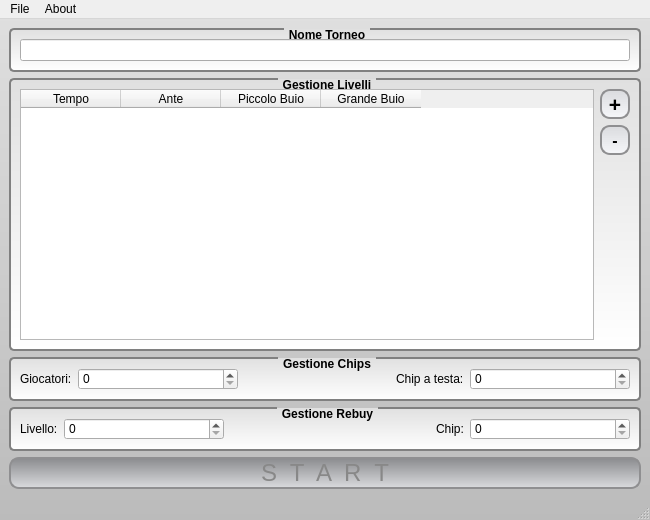
<?xml version="1.0" encoding="UTF-8"?>
<ui version="4.0">
 <class>MainWindow</class>
 <widget class="QMainWindow" name="MainWindow">
  <property name="geometry">
   <rect>
    <x>0</x>
    <y>0</y>
    <width>650</width>
    <height>520</height>
   </rect>
  </property>
  <property name="minimumSize">
   <size>
    <width>650</width>
    <height>520</height>
   </size>
  </property>
  <property name="windowTitle">
   <string>Poker Tournament Manager - by Kost</string>
  </property>
  <property name="styleSheet">
   <string notr="true">#MainWindow {
    background-color: qlineargradient(x1: 0, y1: 0, x2: 0, y2: 1, stop: 0 #E0E0E0, stop: 1 #BBB);
}
QGroupBox {
    background-color: qlineargradient(x1: 0, y1: 0, x2: 0, y2: 1, stop: 0 #E0E0E0, stop: 1 #FFFFFF);
    border: 2px solid gray;
    border-radius: 5px;
    margin-top: 1ex;
	font-weight: bold;
}
QGroupBox::title {
    subcontrol-origin: margin;
    subcontrol-position: top center;
    padding: 0 3px;
    background-color: qlineargradient(x1: 0, y1: 0, x2: 0, y2: 1, stop: 0 #FFOECE, stop: 1 #FFFFFF);
}
QPushButton {
    border: 2px solid #8f8f91;
    border-radius: 10px;
    background-color: qlineargradient(x1: 0, y1: 0, x2: 0, y2: 1, stop: 0 #8a8b8e, stop: 1 #dadbde);
    color: #888;
}
QPushButton:enabled {
    background-color: qlineargradient(x1: 0, y1: 0, x2: 0, y2: 1, stop: 0 #dadbde, stop: 1 #f6f7fa);
    color: #000;
}
</string>
  </property>
  <widget class="QWidget" name="centralwidget">
   <layout class="QVBoxLayout" name="verticalLayout_2">
    <item>
     <widget class="QGroupBox" name="groupBox">
      <property name="title">
       <string>Nome Torneo</string>
      </property>
      <layout class="QHBoxLayout" name="horizontalLayout">
       <item>
        <widget class="QLineEdit" name="tourneyName"/>
       </item>
      </layout>
     </widget>
    </item>
    <item>
     <widget class="QGroupBox" name="groupBox_2">
      <property name="title">
       <string>Gestione Livelli</string>
      </property>
      <layout class="QHBoxLayout" name="horizontalLayout_2">
       <item>
        <widget class="QTableWidget" name="tableLevels">
         <property name="minimumSize">
          <size>
           <width>500</width>
           <height>0</height>
          </size>
         </property>
         <column>
          <property name="text">
           <string>Tempo</string>
          </property>
         </column>
         <column>
          <property name="text">
           <string>Ante</string>
          </property>
         </column>
         <column>
          <property name="text">
           <string>Piccolo Buio</string>
          </property>
         </column>
         <column>
          <property name="text">
           <string>Grande Buio</string>
          </property>
         </column>
        </widget>
       </item>
       <item>
        <layout class="QVBoxLayout" name="verticalLayout">
         <item>
          <widget class="QPushButton" name="addLevel">
           <property name="minimumSize">
            <size>
             <width>30</width>
             <height>30</height>
            </size>
           </property>
           <property name="maximumSize">
            <size>
             <width>30</width>
             <height>30</height>
            </size>
           </property>
           <property name="font">
            <font>
             <pointsize>16</pointsize>
             <weight>75</weight>
             <bold>true</bold>
            </font>
           </property>
           <property name="text">
            <string>+</string>
           </property>
          </widget>
         </item>
         <item>
          <widget class="QPushButton" name="remLevel">
           <property name="minimumSize">
            <size>
             <width>30</width>
             <height>30</height>
            </size>
           </property>
           <property name="maximumSize">
            <size>
             <width>30</width>
             <height>30</height>
            </size>
           </property>
           <property name="font">
            <font>
             <pointsize>12</pointsize>
             <weight>75</weight>
             <bold>true</bold>
            </font>
           </property>
           <property name="text">
            <string>-</string>
           </property>
          </widget>
         </item>
         <item>
          <spacer name="verticalSpacer">
           <property name="orientation">
            <enum>Qt::Vertical</enum>
           </property>
           <property name="sizeHint" stdset="0">
            <size>
             <width>20</width>
             <height>40</height>
            </size>
           </property>
          </spacer>
         </item>
        </layout>
       </item>
      </layout>
     </widget>
    </item>
    <item>
     <widget class="QGroupBox" name="groupBox_3">
      <property name="title">
       <string>Gestione Chips</string>
      </property>
      <layout class="QHBoxLayout" name="horizontalLayout_3">
       <item>
        <widget class="QLabel" name="label">
         <property name="text">
          <string>Giocatori:</string>
         </property>
         <property name="buddy">
          <cstring>spinGiocatori</cstring>
         </property>
        </widget>
       </item>
       <item>
        <widget class="QSpinBox" name="spinGiocatori">
         <property name="minimumSize">
          <size>
           <width>160</width>
           <height>0</height>
          </size>
         </property>
         <property name="maximum">
          <number>10000</number>
         </property>
        </widget>
       </item>
       <item>
        <spacer name="horizontalSpacer">
         <property name="orientation">
          <enum>Qt::Horizontal</enum>
         </property>
         <property name="sizeHint" stdset="0">
          <size>
           <width>40</width>
           <height>20</height>
          </size>
         </property>
        </spacer>
       </item>
       <item>
        <widget class="QLabel" name="label_2">
         <property name="text">
          <string>Chip a testa:</string>
         </property>
         <property name="buddy">
          <cstring>spinChips</cstring>
         </property>
        </widget>
       </item>
       <item>
        <widget class="QSpinBox" name="spinChips">
         <property name="minimumSize">
          <size>
           <width>160</width>
           <height>0</height>
          </size>
         </property>
         <property name="maximum">
          <number>10000000</number>
         </property>
        </widget>
       </item>
      </layout>
     </widget>
    </item>
    <item>
     <widget class="QGroupBox" name="groupBox_4">
      <property name="title">
       <string>Gestione Rebuy</string>
      </property>
      <layout class="QHBoxLayout" name="horizontalLayout_4">
       <item>
        <widget class="QLabel" name="label_3">
         <property name="text">
          <string>Livello:</string>
         </property>
         <property name="buddy">
          <cstring>spinGiocatori</cstring>
         </property>
        </widget>
       </item>
       <item>
        <widget class="QSpinBox" name="spinRebuyLev">
         <property name="minimumSize">
          <size>
           <width>160</width>
           <height>0</height>
          </size>
         </property>
         <property name="maximum">
          <number>10000</number>
         </property>
        </widget>
       </item>
       <item>
        <spacer name="horizontalSpacer_2">
         <property name="orientation">
          <enum>Qt::Horizontal</enum>
         </property>
         <property name="sizeHint" stdset="0">
          <size>
           <width>40</width>
           <height>20</height>
          </size>
         </property>
        </spacer>
       </item>
       <item>
        <widget class="QLabel" name="label_4">
         <property name="text">
          <string>Chip:</string>
         </property>
         <property name="buddy">
          <cstring>spinChips</cstring>
         </property>
        </widget>
       </item>
       <item>
        <widget class="QSpinBox" name="spinRebuyChips">
         <property name="minimumSize">
          <size>
           <width>160</width>
           <height>0</height>
          </size>
         </property>
         <property name="maximum">
          <number>10000000</number>
         </property>
        </widget>
       </item>
      </layout>
     </widget>
    </item>
    <item>
     <widget class="QPushButton" name="startButton">
      <property name="enabled">
       <bool>false</bool>
      </property>
      <property name="font">
       <font>
        <pointsize>18</pointsize>
       </font>
      </property>
      <property name="text">
       <string>S  T  A  R  T</string>
      </property>
     </widget>
    </item>
   </layout>
  </widget>
  <widget class="QMenuBar" name="menubar">
   <property name="geometry">
    <rect>
     <x>0</x>
     <y>0</y>
     <width>650</width>
     <height>26</height>
    </rect>
   </property>
   <widget class="QMenu" name="menuFile">
    <property name="title">
     <string>File</string>
    </property>
    <addaction name="actionNew"/>
    <addaction name="actionOpen"/>
    <addaction name="actionSave"/>
    <addaction name="actionSaveAs"/>
    <addaction name="separator"/>
    <addaction name="actionExit"/>
   </widget>
   <widget class="QMenu" name="menuAbout">
    <property name="title">
     <string>About</string>
    </property>
    <addaction name="actionKost_Rulez"/>
   </widget>
   <addaction name="menuFile"/>
   <addaction name="menuAbout"/>
  </widget>
  <widget class="QStatusBar" name="statusbar"/>
  <action name="actionNew">
   <property name="text">
    <string>Nuovo</string>
   </property>
  </action>
  <action name="actionOpen">
   <property name="text">
    <string>Apri</string>
   </property>
  </action>
  <action name="actionSave">
   <property name="text">
    <string>Salva</string>
   </property>
  </action>
  <action name="actionSaveAs">
   <property name="text">
    <string>Salva Come...</string>
   </property>
  </action>
  <action name="actionExit">
   <property name="text">
    <string>Esci</string>
   </property>
  </action>
  <action name="actionKost_Rulez">
   <property name="text">
    <string>Kost Rulez ...</string>
   </property>
  </action>
 </widget>
 <resources/>
 <connections/>
</ui>
